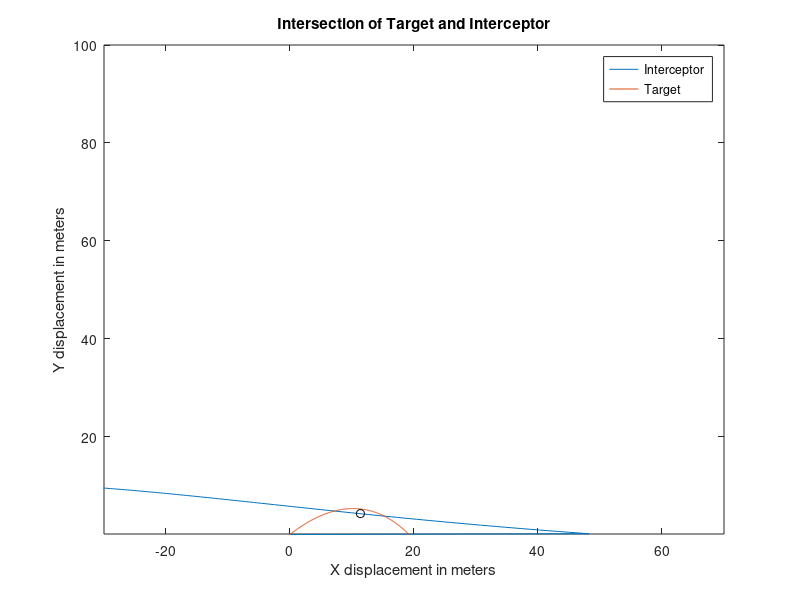

The MATLAB source for this figure:
clear;
clc;
tic;
%Finding the intersection of an Intercontinental Ballistic Kickball and raquetball intercepting missile
%Future things to do:
%1)Learn the ode45 thing
%2)Important: Make sure this model is actually accurate
 
%Constants
%Note, a '2' represents the target
time = 0:.01:9.99; %seconds
mass = .0427; %kilograms
mass2 = 1.134; %''  
crossSectionalArea = (2.25 / 12 * .3048 / 2)^2 * pi; %meters
crossSectionalArea2 = (10 / 12 * .3048 / 2)^2 * pi; %''
coefficentOfDrag = .47; %will later be determined by testing
coefficentOfDrag2 = .47; %''
density = 1.225; %of the air in kg/m^3
velocity = 180; %meters/second
velocity2 = 15; %''
theta = 5 / 180 * pi; %degrees
theta2 = 45 / 180 * pi; %''
n = 1;
 
%initial velocities
vx0 = -cos(theta) * velocity;
vy0 = sin(theta) * velocity;
vx02 = cos(theta2) * velocity2;
vy02 = sin(theta2) * velocity2;
 
%Empty Matrices (for now)
vx = zeros(1000, 1);
vy = zeros(1000, 1);
vx2 = zeros(1000, 1);
vy2 = zeros(1000, 1);
airResx = zeros(1000, 1);
airResy = zeros(1000, 1);
airResx2 = zeros(1000, 1);
airResy2 = zeros(1000, 1);
dx = zeros(1000, 1);
dy = zeros(1000, 1);
dx2 = zeros(1000, 1);
dy2 = zeros(1000, 1);
accelx = zeros(1000, 1);
accely = zeros(1000, 1);
accelx2 = zeros(1000, 1);
accely2 = zeros(1000, 1);
possiblepointx = zeros(1000, 1000);
possiblepointy = zeros(1000, 1000);
 
%Some initial values for matrices
vx(1) = vx0;
vy(1) = vy0;
vx2(1) = vx02;
vy2(1) = vx02;
 
%Let loop start
dy(1) = .00001;
 
%This loop essentially determines the change in position and velocity of 
%the target and interceptor and adds to the previous position and velocity
%to determine current values at time = n
 
while n < length(time)
    
    %Stop calculating once interceptor hits the ground
    if n > 1 && dy(n-1) < 0    
        break
    end
    
    %Interceptor air resistance
    airResFX = crossSectionalArea * coefficentOfDrag * density / 2 * vx(n) * vx(n);
    airResFY = crossSectionalArea * coefficentOfDrag * density / 2 * vy(n) * vy(n);
    airResx(n) = airResFX / mass;
    airResy(n) = airResFY / mass;
    accelx(n) = airResx(n);
    accely(n) = -airResy(n) - 9.81;
    
    %Target air resistance
    airResFX2 = crossSectionalArea2 * coefficentOfDrag2 * density / 2 * vx2(n) * vx2(n);
    airResFY2 = crossSectionalArea2 * coefficentOfDrag2 * density / 2 * vy2(n) * vy2(n);
    airResx2(n) = airResFX2 / mass2;
    airResy2(n) = airResFY2 / mass2;
    accelx2(n) = -airResx2(n);
    accely2(n) = -airResy2(n) - 9.81;
    
    %Find new velocities by adding change in velocity to old velocity
    if n > 1
     
        vx(n+1) = vx(n) + accelx(n) * .01;
        vy(n+1) = vy(n) + accely(n) * .01;
        vx2(n+1) = vx2(n) + accelx2(n) * .01;
        vy2(n+1) = vy2(n) + accely2(n) * .01;
    
    %If it's inital, add to initial velocity bruh
    else
        
        vx(n+1) = vx0 + accelx(n) * .01;
        vy(n+1) = vy0 + accely(n) * .01;
        vx2(n+1) = vx02 + accelx2(n) * .01;
        vy2(n+1) = vy02 + accely2(n) * .01;
    
    end
    
    %Find new positions by adding change in position to previous position
    if n > 1
        
        dx(n+1) =  vx(n+1) * .01 + dx(n);
        dy(n+1) =  vy(n+1) * .01 + dy(n);
        dx2(n+1) =  vx2(n+1) * .01 + dx2(n);
        dy2(n+1) =  vy2(n+1) * .01 + dy2(n);
        
    else
        
        dx(n+1) = 50 + vx0 * .01;
        dy(n+1) = vy0 * .01;
        dx2(n+1) = vx02 * .01;
        dy2(n+1) = vy02 * .01;
    
    end
    
    %Add .01 of a second
    n = n + 1;
    
end
 
%new counters
 
%possiblepoint's row counter
j = 1;
%another counter for possiblepoint's rows
mass = 1;
%counter for possiblepoint's columns, REPRESENTS TIME
o = 1;
%counter for the number of almost-intersection points
k = 0;
 
%represents the sum of the almost-intersection points, will be divided by k
%to find the mean intersection point. Includes time to find average time it
%takes for target to reach the intersection point.
totalx = 0;
totaly = 0;
totalt = 0;
 
%find every single possible difference of dx and dx2 as well as dy and dy2
while j < length(time)
       
       possiblepointx(j, :) = dx(j) - dx2;
       possiblepointy(j, :) = dy(j) - dy2;
       j = j + 1;
       
end
 
%If both of the differences are close to 0, then it's an intersection
while mass <= 1000 && o <= 1000
           
    if abs(possiblepointx(mass, o)) < .1 && abs(possiblepointy(mass, o)) < .1
    
        %Factor out the non-existing data points
        if dy(o) ~= 0 && dy2(o) ~= 0
           
            %Add an additional intersection point
            k = k + 1;
            
            %Add to the total the average of the target intersection points
            totalx = totalx + dx2(o);
            totaly = totaly + dy2(o);
            totalt = totalt + o;
 
        end
        
    end
    
    %Move to the next row
    mass = mass + 1;
    
    %Move to the next column and go back to row 1 every 1000 points
    if mass == 1000
        
        o = o + 1;
        mass = 1;
        
    end
end
 
%Determine the time necessary to launch the interceptor using target
%launcher data
 
%Determine the mean intersection points using target data
intersectionx = totalx / k;
intersectiony = totaly / k;
ttarget = totalt / k;
intersection = [intersectionx, intersectiony];
 
%Find interceptor intersection point
tinterceptor = find(abs(intersectionx - dx) < .1, 1, 'first');
 
%Find difference in times
 
sectowait = (ttarget - tinterceptor) / 100;
 
%Display information on when to shoot the interceptor
toc;
disp(['Fire the interceptor after ', num2str(sectowait), ' second(s) to intercept the missile at ', num2str(intersectionx), ' meters on the x-axis and ', num2str(intersectiony), ' meters on the y-axis.']);
 
%Plotting
%Interceptor
plot(dx, dy);
 
hold on
 
%Target
plot(dx2, dy2);
 
%Intersection
plot(intersectionx, intersectiony, 'k-o');
 
%Extra plotting stuff
xlim([-30, 70]);
ylim([.1, 100]);
legend('Interceptor', 'Target');
xlabel('X displacement in meters');
ylabel('Y displacement in meters');
title('Intersection of Target and Interceptor');
